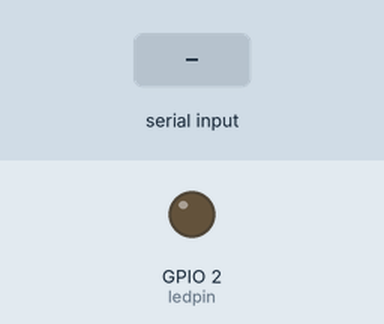
The sketch below on a simulated ESP32. Shown: output pins drawn as LEDs (lit = HIGH). Inputs (shaded band) come from the test bench.

Above: at 1.2 s.
1.3 s: "A" received over Serial
At 2.5 s:
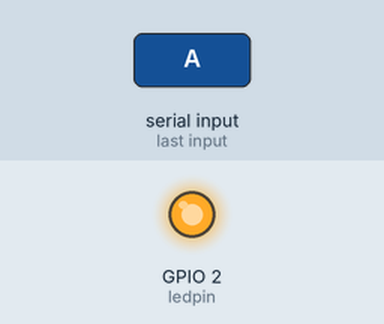
2.8 s: "B" received over Serial
At 3.7 s:
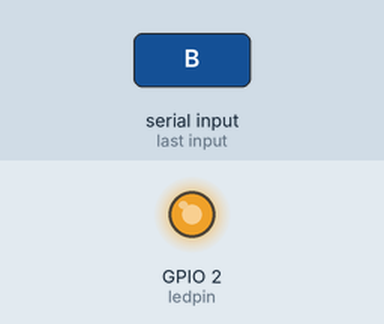
4.3 s: "C" received over Serial
At 4.8 s:
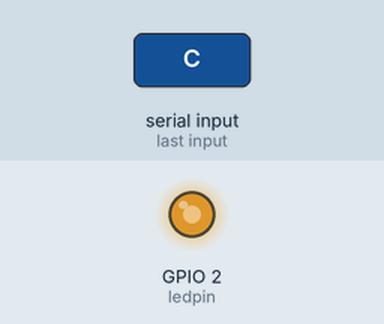
5.8 s: "D" received over Serial
At 7.2 s:
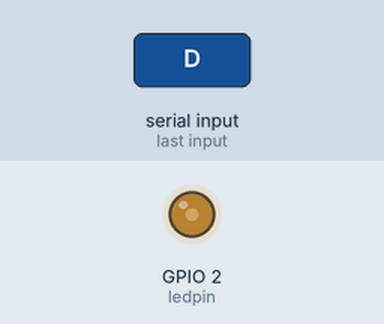
Timing chart, 0 to 8.3 s (numbered marks = the images above; inputs shaded):
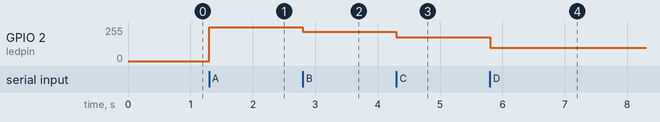

The sketch:

mesafe.ino
```cpp
int ledpin=2;
void setup() {
  // put your setup code here, to run once:
Serial.begin(9600);
pinMode(ledpin,OUTPUT);
}

void loop() {
  if(Serial.available()>0)
  {
    char command=Serial.read();

    if(command == 'A')
    {
      analogWrite(ledpin,255);
    }
    else if(command == 'B')
    {
      analogWrite(ledpin,220);
    }
    else if(command == 'C')
    {
      analogWrite(ledpin,180);
    }
    else if(command == 'D')
    {
      analogWrite(ledpin,100);
    }
    else if(command == 'E')
    {
      analogWrite(ledpin,60);
    }
    else if(command == 'F')
    {
      analogWrite(ledpin,30);
    }
    else if(command == 'G')
    {
      analogWrite(ledpin,0);
    }
  }

}
```

Measured:
- after the input at 1.3 s, GPIO 2 (ledpin): 0/255 → 255/255 at once
- after the input at 2.8 s, GPIO 2 (ledpin): 255/255 → 220/255 at once
- after the input at 4.3 s, GPIO 2 (ledpin): 220/255 → 180/255 at once
- after the input at 5.8 s, GPIO 2 (ledpin): 180/255 → 100/255 at once
